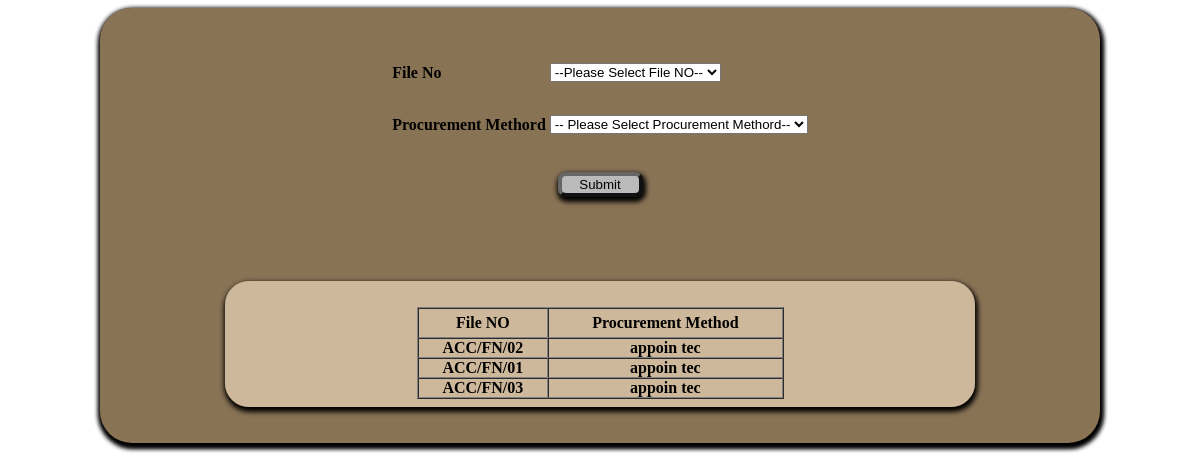
/re_metho.php, run on the app's committed database.
### tables this page shows
CREATE TABLE IF NOT EXISTS `file_tbl` (
  `file_no` varchar(25) NOT NULL,
  `file_date` date NOT NULL,
  `pro_id` int(11) NOT NULL
);

CREATE TABLE IF NOT EXISTS `procurement_method_tbl` (
  `pro_id` int(11) NOT NULL AUTO_INCREMENT,
  `description` varchar(100) NOT NULL,
  PRIMARY KEY (`pro_id`)
);

### re_metho.php (the view, shortened to what this page needs)
 <!DOCTYPE html>
<html>
<head>
<link href="css/Css_file.css" rel="stylesheet" type="text/css">
</head>
	<body onLoad="sessSet('pur_type.php')" >
	<body onLoad="sessSet('file_pro_meth.php')">
    <div id="wrapp">
<form action="" name="frm1" method="post">
<div id="wrapp">
         <br />
<br />
<table  border="0" align="center" id="wrappedh">
  <tr>
  <th height="150">
  <table width="100%" border="0" align="center" >
  <tr>
    <td width="50%" height="45" align="left">File No</td>
    <td width="50%" align="left"><select name = "txtfile_no" id = "txtfile_no">
            <?php
				echo "<option>--Please Select File NO--</option>";
			?>
            </select></td>
  </tr>
  <tr>
    <td height="51" align="left">Procurement Methord</td>
    <td align="left"><select name = "txtpr_method" id = "txtpr_method">
            <?php
				echo "<option >-- Please Select Procurement Methord--</option>";
			?>
            </select></td>
  </tr>
  <tr>
    <th colspan="2"><br />
<input type="submit"  name="savebtn"/></th>
    </tr>
    </table>
</th>
  </tr>
</table>
</form>
			<br/>
			<br/>
			<tr>
				<td class="tbrow" colspan="3" >
				<table width="100%" >
					<tr >
						<td class="tbrow" width="22%">&nbsp;</td>
					    <td class="tbrow" width="22%">
		         <td class="tbrow" width="22%">&nbsp;</td>
				</tr>
				</table>
				</td>
			</tr>
<br/>
			<table id="wrapped" align="center" cellspacing="3" cellpadding="5" border="0">
			<tr>
				<th>
				<?php
						$result1 = mysql_query("SELECT f.file_no, p.description FROM file_tbl f, procurement_method_tbl p where f.pro_id!='0' and f.pro_id=p.pro_id");
					if(mysql_num_rows($result1)>0){
					if ($myrow = mysql_fetch_array($result1)) {
					echo '<br>';
					echo '<table id = "table2" align="center" border="1" cellspacing="0" cellpadding="0" width=50% >'."\n";
					echo '<tr height="30">';
					echo '<td class="tbrow" ><div align="center">File NO</td>';
					echo '<td class="tbrow" ><div align="center">Procurement Method</td>';
					echo "</tr>";
					do {
				?>
				<tr>
                	<td class="" ><?php echo $myrow['0']; ?></td>
					<td class="" ><?php echo $myrow['1']; ?></td>
				<?php
					}
					while ($myrow = mysql_fetch_array($result1));
					echo '</table>';
					}
					}
					else{
						echo "No Result to Display";
					}
				?>
				</div>
	<br />
	<br />
</body>
</html>

### css/Css_file.css (style rules this page uses)
#wrapp { width:1000px; margin:auto; background:#897355; box-shadow:1px 3px 5px 2px; border-radius:2em; }
input[type="submit"],#browse,#start-upload,.butt { background:#bababa; border-radius: 8px; border-color:#666666; border-width:4px; width:85px; box-shadow:1px 3px 5px 2px; }
#wrapped { background:url(../images/inbg5.png); margin:auto; width:750px; box-shadow:1px 3px 5px 2px; border-radius:1.5em; }
th, td { font-weight:bolder; vertical-align:central; color:#000; font-size:16px; }

### data on the page
file_tbl: file_no "ACC/FN/02", procurement_method_tbl.description "appoin tec"
file_tbl: file_no "ACC/FN/01", procurement_method_tbl.description "appoin tec"
file_tbl: file_no "ACC/FN/03", procurement_method_tbl.description "appoin tec"
